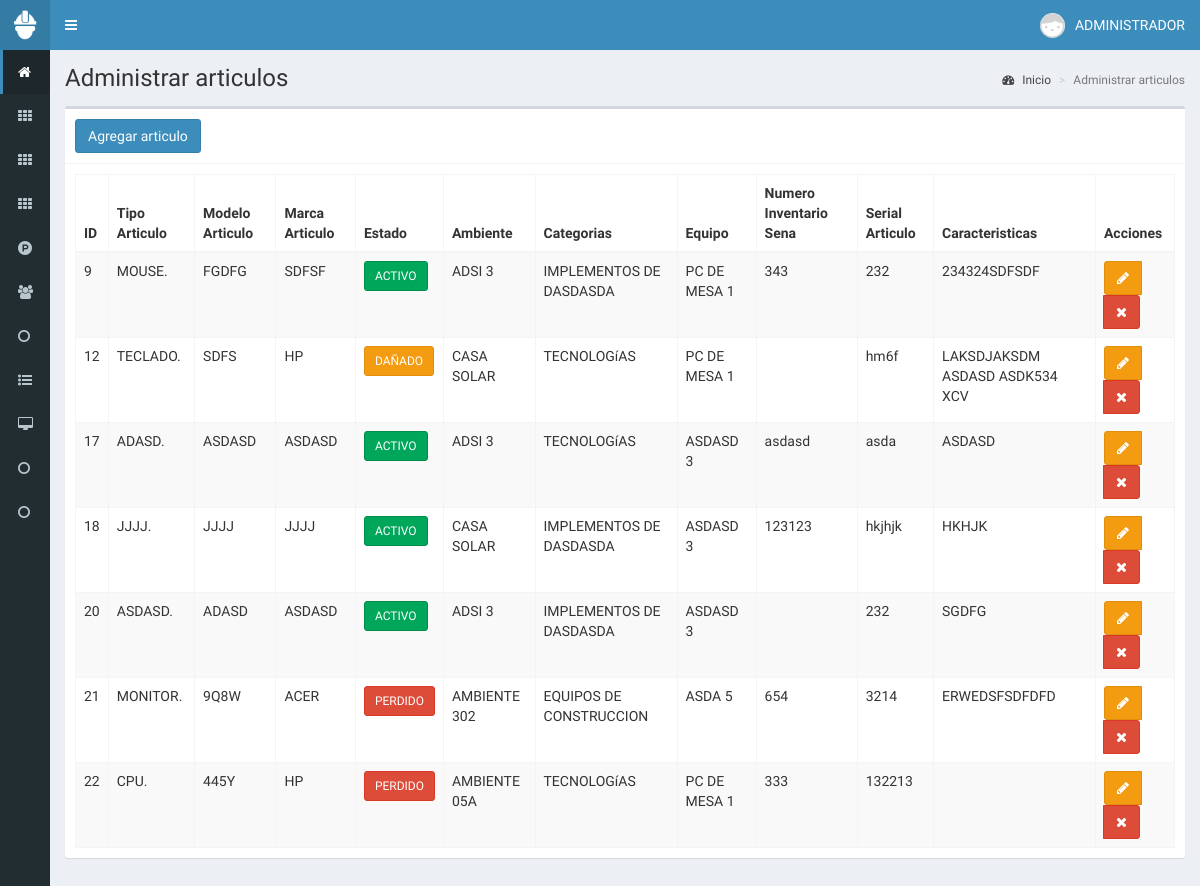
Screenshot of /articulos (signed in) with the database file from the repository.
### tables this page shows
CREATE TABLE `articulo` (
  `IdArticulo` int(50) NOT NULL,
  `IdAmbiente` int(50) NOT NULL,
  `IdEquipo` int(50) DEFAULT NULL,
  `IdCategoria` int(50) NOT NULL,
  `TipoArticulo` varchar(50) NOT NULL,
  `ModeloArticulo` varchar(50) NOT NULL,
  `MarcaArticulo` varchar(50) DEFAULT NULL,
  `CaracteristicaArticulo` text,
  `EstadoArticulo` varchar(10) DEFAULT NULL,
  `NumInventarioSena` varchar(50) DEFAULT NULL,
  `SerialArticulo` varchar(50) DEFAULT NULL
);

CREATE TABLE `ambiente` (
  `IdAmbiente` int(50) NOT NULL,
  `IdPrograma` int(50) DEFAULT NULL,
  `NombreAmbiente` varchar(50) NOT NULL,
  `UbicacionAmbiente` varchar(100) DEFAULT NULL
);

CREATE TABLE `categoria` (
  `IdCategoria` int(50) NOT NULL,
  `NombreCategoria` varchar(50) NOT NULL
);

CREATE TABLE `equipo` (
  `IdEquipo` int(50) NOT NULL,
  `NombreEquipo` varchar(50) NOT NULL,
  `EstadoEquipo` text NOT NULL,
  `NumArticulosEquipo` varchar(50) NOT NULL,
  `ObservacionEquipo` varchar(200) NOT NULL,
  `NumArticulosAgregados` varchar(50) DEFAULT NULL
);

### controladores/plantillaControlador.php (called while the page is built)
<?php
class ControladorPlantilla{
	static public function ctrPlantilla(){
		include "vistas/plantilla.php";
	}
}

### index.php (called while the page is built, shortened)
<?php
require_once "controladores/ambientesControlador.php";
require_once "controladores/articulosControlador.php";
require_once "controladores/categoriasControlador.php";
require_once "controladores/equipoControlador.php";
require_once "modelos/equipoModelo.php";
require_once "modelos/ambientesModelo.php";
require_once "modelos/articulosModelo.php";
require_once "modelos/categoriasModelo.php";
require_once "controladores/plantillaControlador.php";
$plantilla = new ControladorPlantilla();
$plantilla -> ctrPlantilla();

### controladores/articulosControlador.php (called while the page is built, shortened)
<?php
class ControladorArticulos
{
    public static function ctrMostrarArticulos($item, $valor)
    {
        $tabla = "articulo";
        $respuesta = ModeloArticulos::mdlMostrarArticulos($tabla, $item, $valor);
        return $respuesta;
}
}

### modelos/conexion.php (called while the page is built)
<?php
class Conexion
{
    public static function conectar()
    {
        $link = new PDO("mysql:host=localhost;dbname=proyectofinal",
            "root",
            "");
        $link->exec("set names utf8");
        return $link;
    }
}

### modelos/articulosModelo.php (called while the page is built, shortened)
<?php
	require_once "conexion.php";
class ModeloArticulos
{
static public function mdlMostrarArticulos($tabla, $item, $valor){
	if($item != null){
		$stmt = Conexion::conectar()->prepare("SELECT * FROM $tabla WHERE $item = :$item");
		$stmt -> bindParam(":".$item, $valor, PDO::PARAM_STR);
		$stmt -> execute();
		return $stmt -> fetch();
	}else{
		$stmt = Conexion::conectar()->prepare("SELECT * FROM $tabla");
		$stmt -> execute();
		return $stmt -> fetchAll();
	}
}
}

### controladores/ambientesControlador.php (called while the page is built, shortened)
<?php
class ControladorAmbientes
{
    static public function ctrMostrarAmbientes($item,$valor)
    {
    	$tabla="ambiente";
    	$respuesta=ModeloAmbientes::mdlMostrarAmbientes($tabla, $item, $valor);
    	return $respuesta;
    }
}

### modelos/ambientesModelo.php (called while the page is built, shortened)
<?php
require_once "conexion.php";
class ModeloAmbientes
{
    public static function mdlMostrarAmbientes($tabla, $item, $valor)
    {
        if ($item != null) {
            $stmt = Conexion::conectar()->prepare("SELECT * FROM $tabla WHERE $item=:$item");
            $stmt->bindParam(":" . $item, $valor, PDO::PARAM_STR);
            $stmt->execute();
            return $stmt->fetch();
        } else {
            $stmt = Conexion::conectar()->prepare("SELECT * FROM $tabla");
            $stmt->execute();
            return $stmt->fetchAll();
        }
    }
}

### controladores/categoriasControlador.php (called while the page is built, shortened)
<?php
class ControladorCategorias{
	static public function ctrMostrarCategorias($item, $valor){
		$tabla = "categoria";
		$respuesta = ModeloCategorias::mdlMostrarCategorias($tabla, $item, $valor);
		return $respuesta;
	}
}

### modelos/categoriasModelo.php (called while the page is built, shortened)
<?php
require_once "conexion.php";
class ModeloCategorias{
	static public function mdlMostrarCategorias($tabla, $item, $valor){
		if($item != null){
			$stmt = Conexion::conectar()->prepare("SELECT * FROM $tabla WHERE $item = :$item");
			$stmt -> bindParam(":".$item, $valor, PDO::PARAM_STR);
			$stmt -> execute();
			return $stmt -> fetch();
		}else{
			$stmt = Conexion::conectar()->prepare("SELECT * FROM $tabla");
			$stmt -> execute();
			return $stmt -> fetchAll();
		}
	}
}

### controladores/equipoControlador.php (called while the page is built, shortened)
<?php
class ControladorEquipos
{
    public static function ctrMostrarEquipos($item, $valor)
    {
        $tabla = "equipo";
        $respuesta = ModeloEquipos::mdlMostrarEquipos($tabla, $item, $valor);
        return $respuesta;
    }
    }

### modelos/equipoModelo.php (called while the page is built, shortened)
<?php
	require_once "conexion.php";
class ModeloEquipos
{
    static public function mdlMostrarEquipos($tabla, $item, $valor){
        if($item != null){
            $stmt = Conexion::conectar()->prepare("SELECT * FROM $tabla WHERE $item = :$item");
            $stmt -> bindParam(":".$item, $valor, PDO::PARAM_STR);
            $stmt -> execute();
            return $stmt -> fetch();
        }else{
            $stmt = Conexion::conectar()->prepare("SELECT * FROM $tabla");
            $stmt -> execute();
            return $stmt -> fetchAll();
        }
    }
}

### vistas/modulos/articulos.php (the view, shortened to what this page needs)
<div class="content-wrapper">
  <section class="content-header">
    <h1>
      Administrar articulos
    </h1>
    <ol class="breadcrumb">
      <li><a href="inicio"><i class="fa fa-dashboard"></i> Inicio</a></li>
      <li class="active">Administrar articulos</li>
    </ol>
  </section>
  <section class="content">
    <div class="box">
      <div class="box-header with-border">
        <button class="btn btn-primary" data-toggle="modal" data-target="#modalAgregarArticulo">
          Agregar articulo
        </button>
      </div>
      <div class="box-body">
       <table class="table table-bordered table-striped dt-responsive tablas">
        <thead>
         <tr>
           <th style="width:10px">ID</th>
           <th>Tipo Articulo</th>
           <th>Modelo Articulo</th>
           <th>Marca Articulo</th>
           <th>Estado</th>
           <th>Ambiente</th>
           <th>Categorias</th>
           <th>Equipo</th>
           <th>Numero Inventario Sena</th>
           <th>Serial Articulo</th>
           <th>Caracteristicas</th>
           <th>Acciones</th>
         </tr>
        </thead>
         <tbody>
           <?php
$item      = null;
$valor     = null;
$respuesta = ControladorArticulos::ctrMostrarArticulos($item, $valor);
foreach ($respuesta as $key => $value) {
    $item    = "IdEquipo";
    $valor   = $value["IdEquipo"];
    $equipos = ControladorEquipos::ctrMostrarEquipos($item, $valor);
    echo '<tr>
                            <td>
                                ' . $value["IdArticulo"] . '
                            </td>
                            <td>' . $value["TipoArticulo"] . '.
                            </td>
                            <td>
                                ' . $value["ModeloArticulo"] . '
                            </td>
                            <td>
                                ' . $value["MarcaArticulo"] . '
                            </td>';
    if ($value["EstadoArticulo"] == "ACTIVO") {
        echo '<td><button class="btn btn-success btn-sm">ACTIVO</button></td>';
    } else if ($value["EstadoArticulo"] == "DAÑADO") {
        echo '<td><button class="btn btn-warning btn-sm">DAÑADO</button></td>';
    } else {
        echo '<td><button class="btn btn-danger btn-sm">PERDIDO</button></td>';
    }
    $item  = "IdAmbiente";
    $valor = $value["IdAmbiente"];
    $ambiente = ControladorAmbientes::ctrMostrarAmbientes($item, $valor);
    echo '<td>' . $ambiente["NombreAmbiente"] . '</td>';
    $item  = "IdCategoria";
    $valor = $value["IdCategoria"];
    $categoria = ControladorCategorias::ctrMostrarCategorias($item, $valor);
    echo '<td>' . $categoria["NombreCategoria"] . '</td>
                            <td>
                                ' . $equipos["NombreEquipo"] . " " . $equipos["IdEquipo"] . '
                            </td>
                            <td>
                                ' . $value["NumInventarioSena"] . '
                            </td>
                             <td>
                                ' . $value["SerialArticulo"] . '
                            </td>
                            <td>' . $value["CaracteristicaArticulo"] . '</td>
                            <td>
                                <div class="btn-group">
                                    <button class="btn btn-warning btnEditarArticulo" idArticulo="' . $value["IdArticulo"] . '"  data-toggle="modal" data-target="#modalEditarArticulo">
                                        <i class="fa fa-pencil">
                                        </i>
                                    </button>
                                    <button class="btn btn-danger btnEliminarArticulo" idArticulo="' . $value["IdArticulo"] . '"><i class="fa fa-times"></i></button>
                                </div>
                            </td>
                        </tr>';
}
?>
        </tbody>
       </table>
      </div>
    </div>
  </section>
</div>

### rows the page displays
articulo: IdArticulo "9", TipoArticulo "MOUSE", ModeloArticulo "FGDFG", MarcaArticulo "SDFSF", EstadoArticulo "ACTIVO", IdAmbiente.NombreAmbiente "ADSI 3", IdCategoria.NombreCategoria "IMPLEMENTOS DE DASDASDA", IdEquipo.NombreEquipo "PC DE MESA", IdEquipo.IdEquipo "1", NumInventarioSena "343", SerialArticulo "232", CaracteristicaArticulo "234324SDFSDF"
articulo: IdArticulo "12", TipoArticulo "TECLADO", ModeloArticulo "SDFS", MarcaArticulo "HP", EstadoArticulo "DAÑADO", IdAmbiente.NombreAmbiente "CASA SOLAR", IdCategoria.NombreCategoria "TECNOLOGíAS", IdEquipo.NombreEquipo "PC DE MESA", IdEquipo.IdEquipo "1", SerialArticulo "hm6f", CaracteristicaArticulo "LAKSDJAKSDM ASDASD ASDK534 XCV"
articulo: IdArticulo "17", TipoArticulo "ADASD", ModeloArticulo "ASDASD", MarcaArticulo "ASDASD", EstadoArticulo "ACTIVO", IdAmbiente.NombreAmbiente "ADSI 3", IdCategoria.NombreCategoria "TECNOLOGíAS", IdEquipo.NombreEquipo "ASDASD", IdEquipo.IdEquipo "3", NumInventarioSena "asdasd", SerialArticulo "asda", CaracteristicaArticulo "ASDASD"
articulo: IdArticulo "18", TipoArticulo "JJJJ", ModeloArticulo "JJJJ", MarcaArticulo "JJJJ", EstadoArticulo "ACTIVO", IdAmbiente.NombreAmbiente "CASA SOLAR", IdCategoria.NombreCategoria "IMPLEMENTOS DE DASDASDA", IdEquipo.NombreEquipo "ASDASD", IdEquipo.IdEquipo "3", NumInventarioSena "123123", SerialArticulo "hkjhjk", CaracteristicaArticulo "HKHJK"
articulo: IdArticulo "20", TipoArticulo "ASDASD", ModeloArticulo "ADASD", MarcaArticulo "ASDASD", EstadoArticulo "ACTIVO", IdAmbiente.NombreAmbiente "ADSI 3", IdCategoria.NombreCategoria "IMPLEMENTOS DE DASDASDA", IdEquipo.NombreEquipo "ASDASD", IdEquipo.IdEquipo "3", SerialArticulo "232", CaracteristicaArticulo "SGDFG"
articulo: IdArticulo "21", TipoArticulo "MONITOR", ModeloArticulo "9Q8W", MarcaArticulo "ACER", EstadoArticulo "PERDIDO", IdAmbiente.NombreAmbiente "AMBIENTE 302", IdCategoria.NombreCategoria "EQUIPOS DE CONSTRUCCION", IdEquipo.NombreEquipo "ASDA", IdEquipo.IdEquipo "5", NumInventarioSena "654", SerialArticulo "3214", CaracteristicaArticulo "ERWEDSFSDFDFD"
articulo: IdArticulo "22", TipoArticulo "CPU", ModeloArticulo "445Y", MarcaArticulo "HP", EstadoArticulo "PERDIDO", IdAmbiente.NombreAmbiente "AMBIENTE 05A", IdCategoria.NombreCategoria "TECNOLOGíAS", IdEquipo.NombreEquipo "PC DE MESA", IdEquipo.IdEquipo "1", NumInventarioSena "333", SerialArticulo "132213"

### other values shown
$_SESSION["NombreUsuario"] "ADMINISTRADOR"
